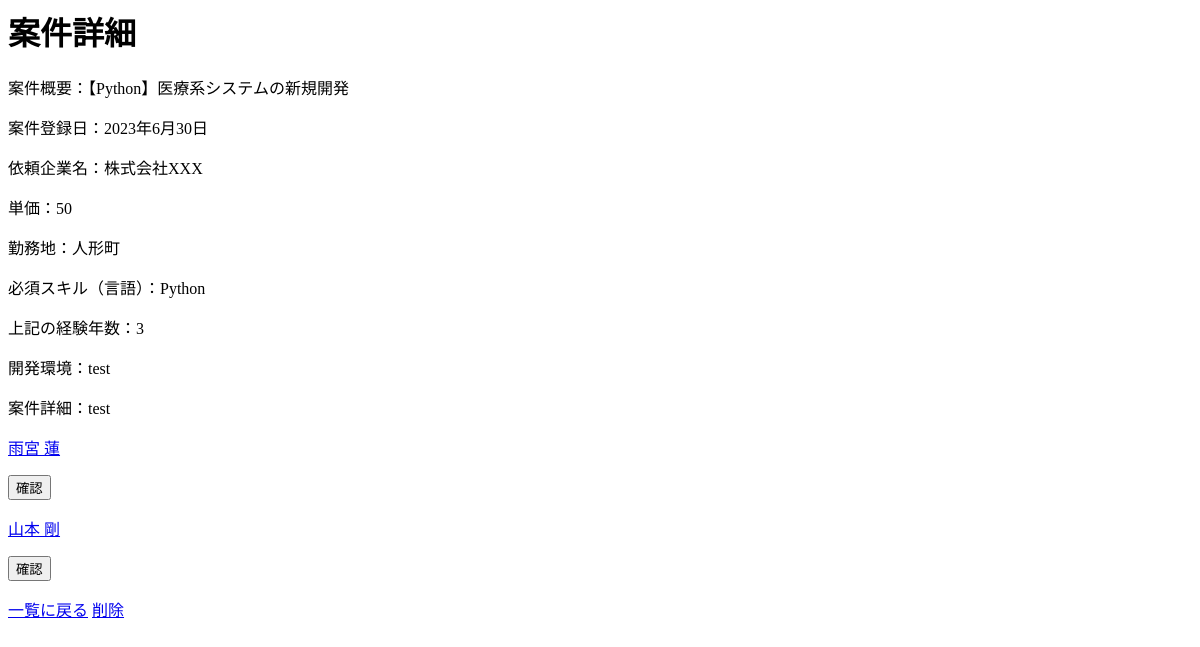
The app's page /project-info/4, older data.
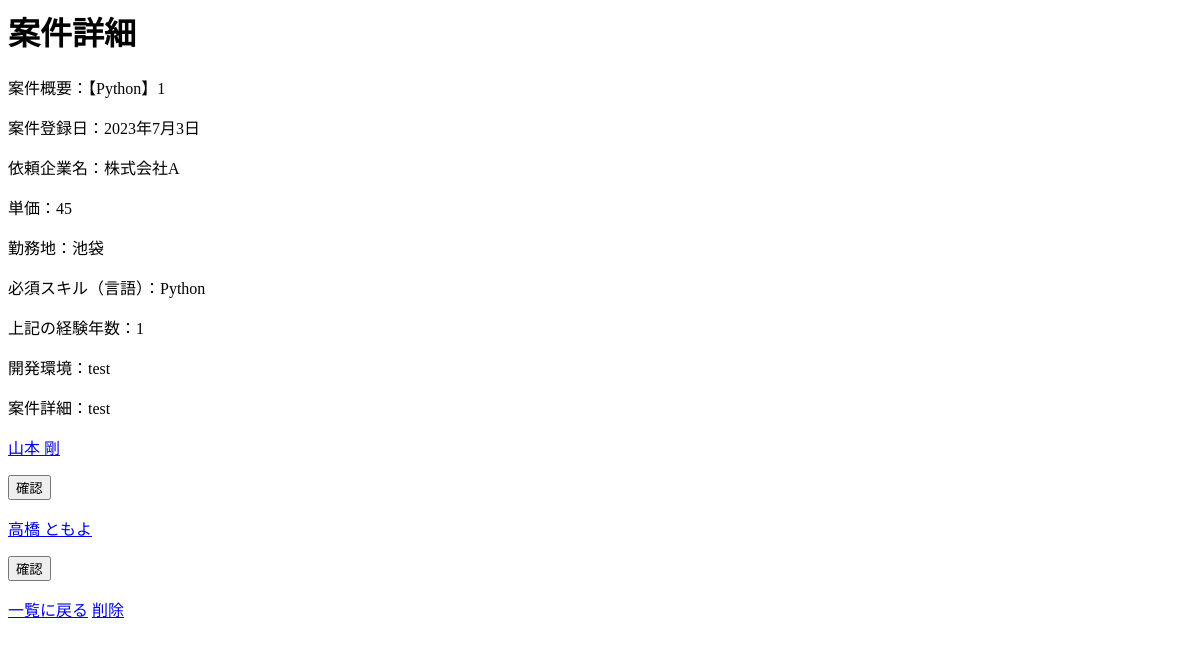
The same page, newer data.
### ReteIngenium/models.py (models this page shows, shortened)
class ProjectInformation(models.Model):
    projectId = models.UUIDField(default=uuid.uuid4, editable=False)
    projectSummary = models.CharField(max_length=50)
    projectRegisteredDate = models.DateField(auto_now_add=True)
    projectCliant = models.CharField(max_length=15)
    projectUnitPrice = models.IntegerField()
    workPlace = models.CharField(max_length=15)
    requiredLanguage = models.CharField(max_length=10)
    reqLangExperience = models.IntegerField()
    projectDevEnv = models.TextField(max_length=100)
    projectDetail = models.TextField(max_length=500)
    class Meta:
        ordering = ["projectRegisteredDate"]

class EmployeeInformation(models.Model):
    employeeId = models.UUIDField(default=uuid.uuid4, editable=False)
    familyNameKanji = models.CharField(max_length=10)
    firstNameKanji = models.CharField(max_length=10)
    familyNameKana = models.CharField(max_length=15)
    firstNameKana = models.CharField(max_length=15)
    employeeAge = models.IntegerField()
    employeeSex = models.CharField(max_length=10)
    employeeArea = models.CharField(max_length=15)
    certification = models.TextField(max_length=100)
    mainLanguage = models.CharField(max_length=10)
    yearsOfExp = models.IntegerField()
    class Meta:
        ordering = ["yearsOfExp"]

### ReteIngenium/views.py (the view)
# urls.py: path("project-info/<int:pk>", ProjectInfo.as_view(), name="proInfo"),
class ProjectInfo(DetailView):
    model = ProjectInformation
    context_object_name = "projectDetail"
    def get_context_data(self, **kwargs):
        context = super().get_context_data(**kwargs)
        from_page = self.request.GET.get("fromPage")
        employee_pk = self.request.GET.get("employee_pk")
        context["from_page"] = from_page
        try:
            context["employeeDetail"] = EmployeeInformation.objects.get(pk=employee_pk)
        except EmployeeInformation.DoesNotExist:
            context["employeeDetail"] = None
        context["employees"] = EmployeeInformation.objects.filter(
            Q(mainLanguage=self.object.requiredLanguage)
            & Q(yearsOfExp__gte=self.object.reqLangExperience)
        )
        context["projectDetail"] = self.get_object()
        return context

### ReteIngenium/templates/ReteIngenium/projectinformation_detail.html (shortened to what this page needs)
<h1>案件詳細</h1>
<table>
    <div>
        <p>案件概要：{{projectDetail.projectSummary}}</p>
        <p>案件登録日：{{projectDetail.projectRegisteredDate}}</p>
        <p>依頼企業名：{{projectDetail.projectCliant}}</p>
        <p>単価：{{projectDetail.projectUnitPrice}}</p>
        <p>勤務地：{{projectDetail.workPlace}}</p>
        <p>必須スキル（言語）：{{projectDetail.requiredLanguage}}</p>
        <p>上記の経験年数：{{projectDetail.reqLangExperience}}</p>
        <p>開発環境：{{projectDetail.projectDevEnv}}</p>
        <p>案件詳細：{{projectDetail.projectDetail}}</p>
    </div>
    <div>
        {% if from_page == "employeeList" %}
        {% else %}
        {% if employees %}
        {% for employee in employees %}
        <a href="{% url 'emInfo' employee.id %}?fromPage=projectList&project_pk={{ projectDetail.id }}">
            <p>
                {{ employee.familyNameKanji }} {{ employee.firstNameKanji }}
                <form method="post" action="{% url 'assign' projectDetail.projectId employee.employeeId %}">
                    <input type="submit" value="確認" class="button">
                </form>
            </p>
        </a>
        {% endfor %}
        {% else %}
        <p>該当者なし</p>
        {% endif %}
        {% endif %}
    </div>
    <div>
        {% if from_page == "employeeList" %}
        <a href="{% url 'emInfo' pk=employeeDetail.pk %}">戻る</a>
        {% else %}
        <a href="{% url 'proList' %}">一覧に戻る</a>
        <a href="{% url 'proDel' projectDetail.id %}">削除</a>
        {% endif %}
    </div>
</table>

Row changes from the older to the newer data that the page shows:
no longer on this page (row edited): EmployeeInformation: familyNameKanji "雨宮", firstNameKanji "蓮"
changed ProjectInformation "Python": projectSummary "【Python】医療系システムの新規開発" → "【Python】1"; projectRegisteredDate "2023年6月30日" → "2023年7月3日"; projectCliant "株式会社XXX" → "株式会社A"; projectUnitPrice "50" → "45"; workPlace "人形町" → "池袋"; reqLangExperience "3" → "1"
added EmployeeInformation: familyNameKanji "高橋", firstNameKanji "ともよ"
